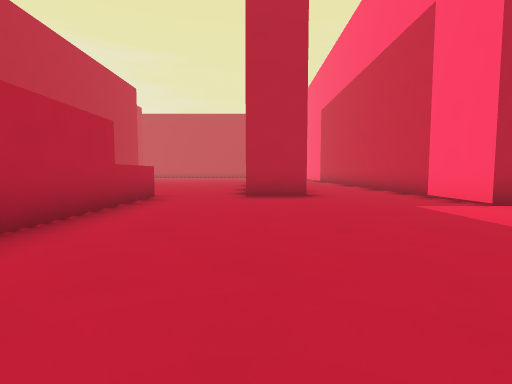
view 1 (above)

24 first-person views from a walk through a level from a Godot 3-D game. The camera is 1.2 m above the floor, tilts 4° down and sees 85° across. The floor is counted in squares, 2 m on a side. Each view is taken from the middle of a square. On the plan, view 1 faces up. The plan holds only what a view shows up to about 9 squares ahead; the rest is blank. The place goes on beyond the plan.

view 2
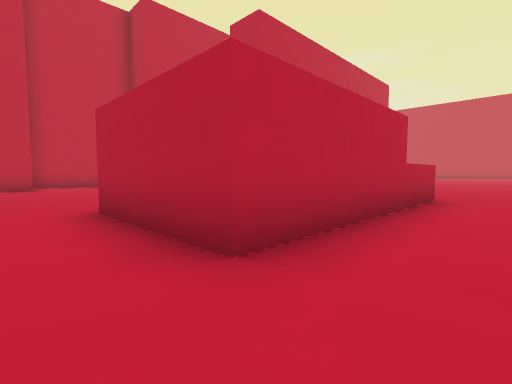

view 3
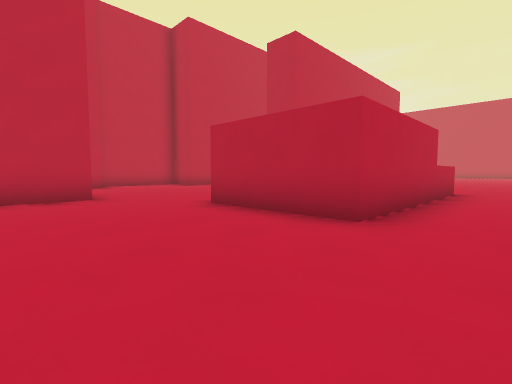

view 4
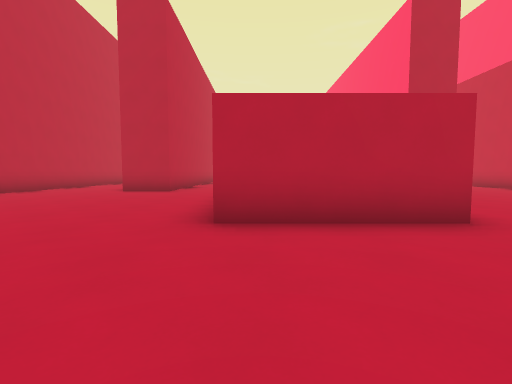

view 5
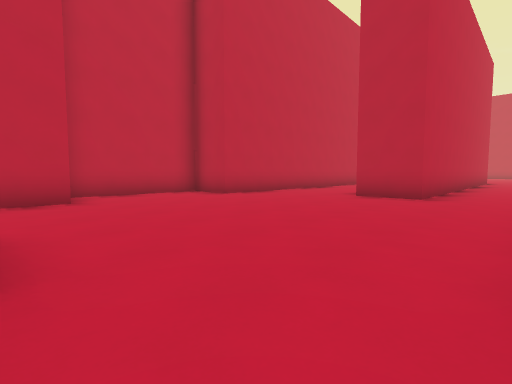

view 6
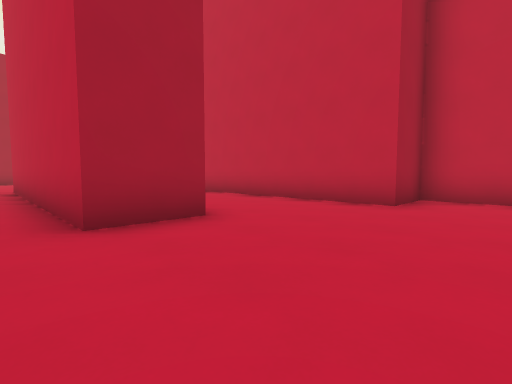

view 7
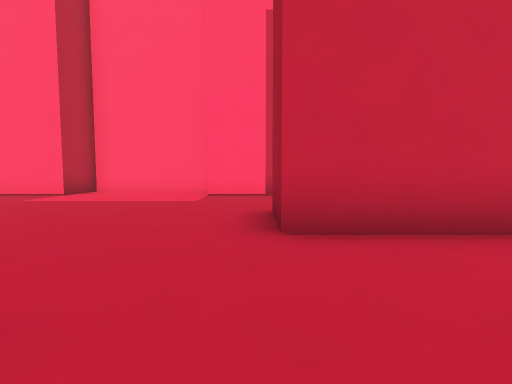

view 8
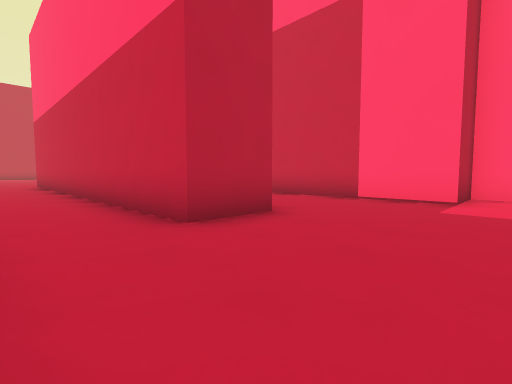

view 9
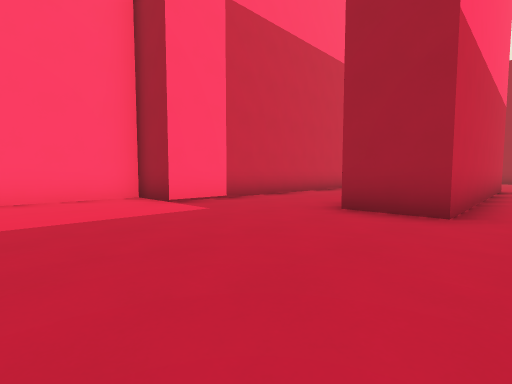

view 10
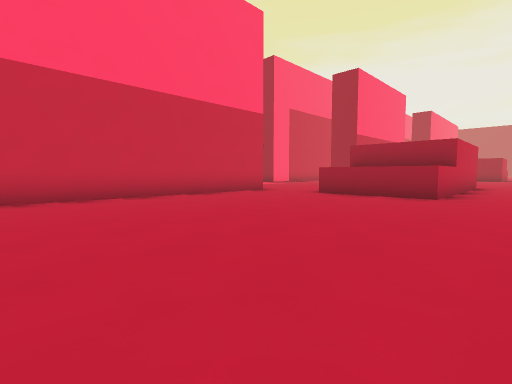

view 11
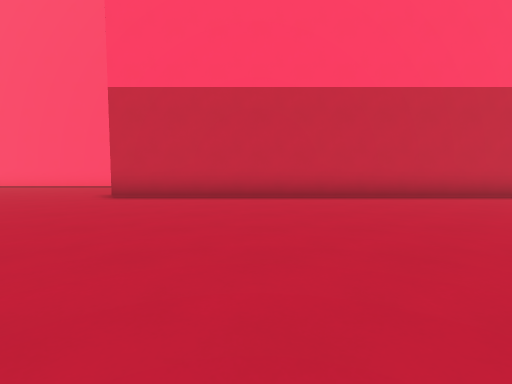

view 12
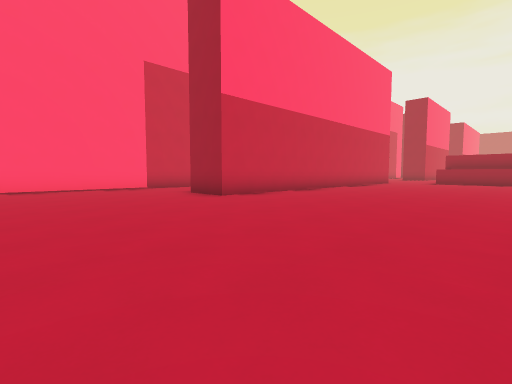

view 13
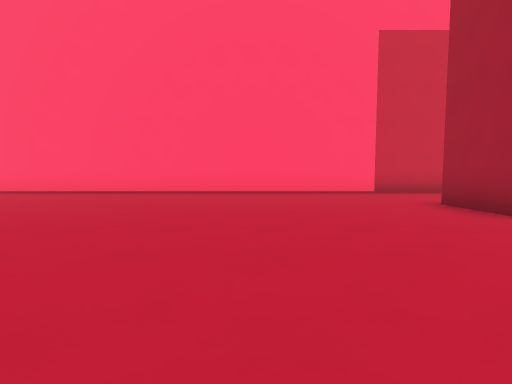

view 14
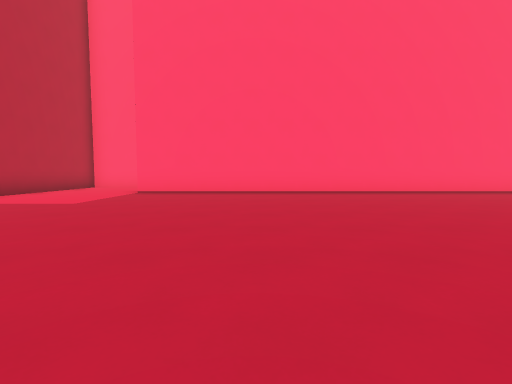

view 15
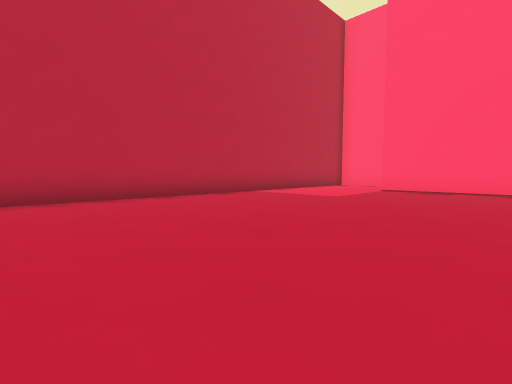

view 16
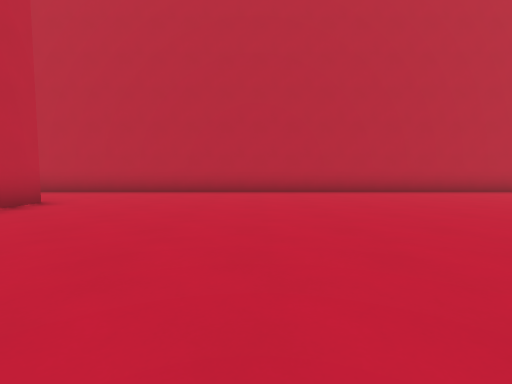

view 17
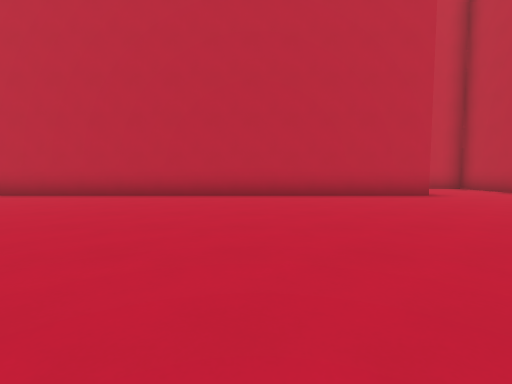

view 18
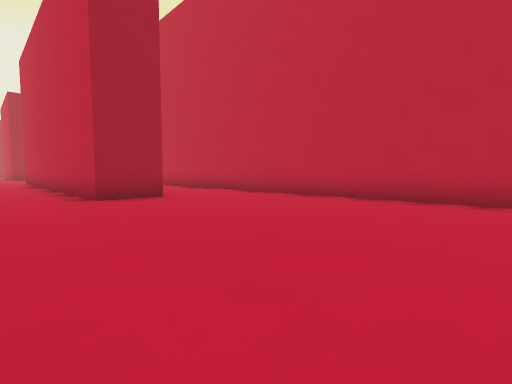

view 19
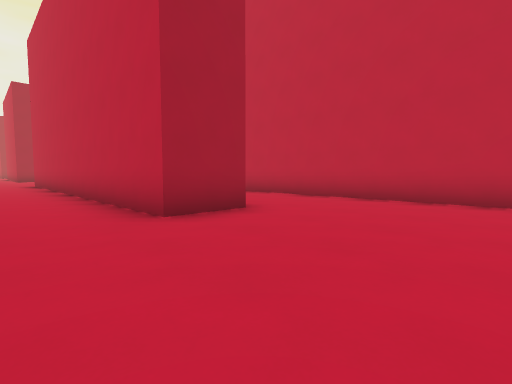

view 20
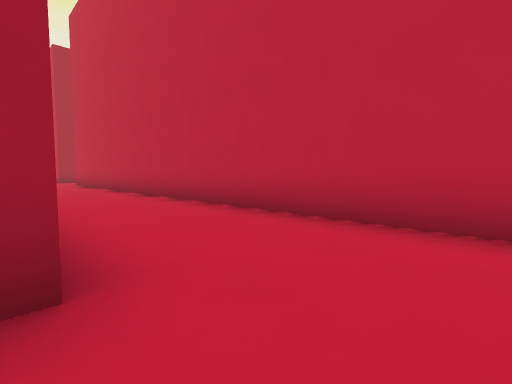

view 21
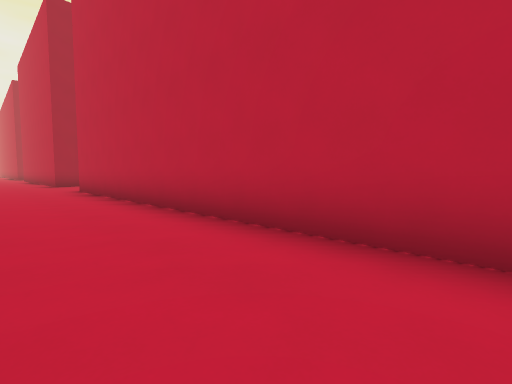

view 22
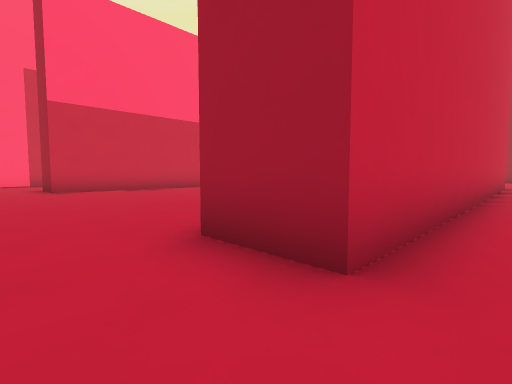

view 23
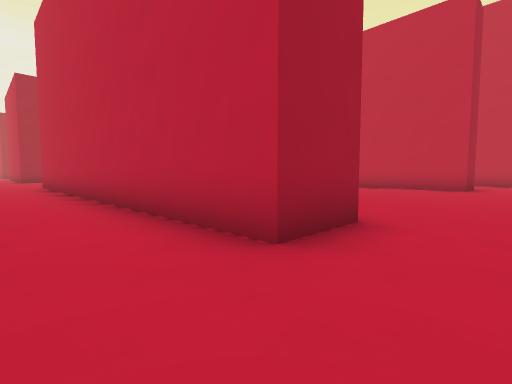

view 24
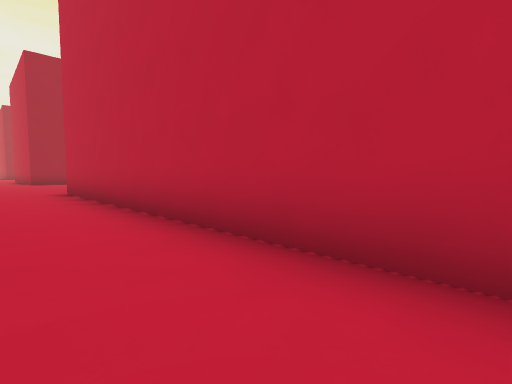

### Floor plan
Points are (right, up) in squares from view 1. A wall is a line through its corners. A room is listed if a view was taken in it or the views show most of it. See-through windows are left out.
Room 1 (views 1, 2, 3, 4, 5, 6, 7, 8, 9)
walls: (-5.5, 2.8) (-5.5, 5.5); (-2.5, 5.4) (-2.5, 1.3) (-5.5, 1.3); (-9.4, -0.2) (-7.8, -0.2) (-7.8, -3.5); (-0.3, -3.5) (-0.3, -0.2) (1.2, -0.2); (-7.8, 6.9) (-9.2, 6.9); (1.2, 6.9) (-0.3, 6.9); (4.3, -3.5) (4.3, 1.2) (5.7, 1.2) (5.7, 5) (4.3, 5); (-12.3, 6.5) (-12.3, 5) (-13.7, 5) (-13.7, 1.2) (-12.3, 1.2) (-12.3, -3.5)
ways out: opening at (-8.5, 5.5) to room 2; opening at (0.5, 5.5) to room 2
Room 2 (views 10, 11, 12, 13, 14, 15, 16, 17, 18, 19, 20, 21, 22, 23, 24)
walls: (4.3, 16.4) (4.3, 30.5); (-9.3, 8) (-9.3, 18.5) (-7.8, 18.5) (-7.8, 6.9); (-12.3, 30.6) (-12.3, 6.5); (-0.3, 6.9) (-0.3, 18.5) (1.2, 18.5) (1.2, 6.9); (1.2, 33.5) (-14.6, 33.5); (-5.5, 5.5) (-5.5, 6.9) (-2.5, 6.9) (-2.5, 5.4); (-5.5, 5) (-3.2, 5); (5.1, 33.5) (3, 33.5); (4.3, 5) (4.3, 9.6)
ways out: opening at (-8.5, 5.5) to room 1; opening at (0.5, 5.5) to room 1

Where each view was taken, in squares from view 1:
view 1: 0 up, 0 right, facing up
view 2: 0 up, 1 left, facing up-left
view 3: 2 down, 1 left, facing up-left
view 4: 2 down, 5 left, facing up
view 5: 0 up, 6 left, facing up-left
view 6: 3 up, 7 left, facing down-left
view 7: 0 up, 3 left, facing right
view 8: 4 up, 2 left, facing up-right
view 9: 4 up, 1 left, facing down-right
view 10: 14 up, 7 left, facing down-right
view 11: 15 up, 7 left, facing right
view 12: 23 up, 6 left, facing down-right
view 13: 22 up, 4 left, facing right
view 14: 27 up, 4 left, facing right
view 15: 27 up, 5 left, facing up-right
view 16: 25 up, 8 left, facing up
view 17: 26 up, 5 left, facing left
view 18: 25 up, 6 left, facing down-left
view 19: 22 up, 6 left, facing down-left
view 20: 20 up, 9 left, facing down-left
view 21: 15 up, 10 left, facing down-left
view 22: 20 up, 10 left, facing down-right
view 23: 20 up, 3 right, facing down-left
view 24: 16 up, 3 right, facing down-left
